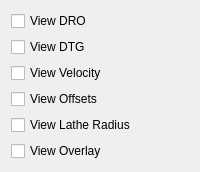
          <widget class="QWidget" name="tab_14">
           <attribute name="title">
            <string>DRO</string>
           </attribute>
           <layout class="QGridLayout" name="gridLayout_41">
            <item row="0" column="0">
             <widget class="QCheckBox" name="view_dro_cb">
              <property name="text">
               <string>View DRO</string>
              </property>
             </widget>
            </item>
            <item row="1" column="0">
             <widget class="QCheckBox" name="view_dtg_cb">
              <property name="text">
               <string>View DTG</string>
              </property>
             </widget>
            </item>
            <item row="2" column="0">
             <widget class="QCheckBox" name="view_velocity_cb">
              <property name="text">
               <string>View Velocity</string>
              </property>
             </widget>
            </item>
            <item row="3" column="0">
             <widget class="QCheckBox" name="view_offsets_cb">
              <property name="text">
               <string>View Offsets</string>
              </property>
             </widget>
            </item>
            <item row="4" column="0">
             <widget class="QCheckBox" name="view_lathe_radius_cb">
              <property name="text">
               <string>View Lathe Radius</string>
              </property>
             </widget>
            </item>
            <item row="5" column="0">
             <widget class="QCheckBox" name="view_overlay_cb">
              <property name="text">
               <string>View Overlay</string>
              </property>
             </widget>
            </item>
           </layout>
          </widget>
